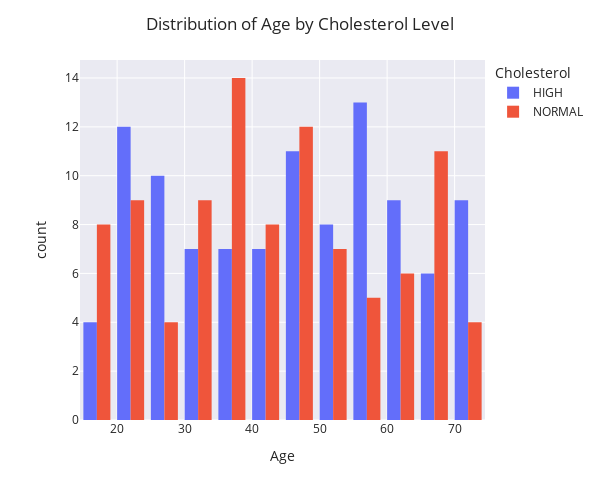

Notebook code for this chart:
### Markdown cell above
DrugX are taken by equal numbers of males and females. DrugY mostly taken by females. DrugA, DrugB and drugC are mostly taken by male patients.

### Code cell
fig = px.histogram(drug_df, x='Age',color='Cholesterol', height=500, width=600)
fig.update_layout(
    template="seaborn",barmode='group', xaxis={'categoryorder':'total descending'},
    title='Distribution of Age by Cholesterol Level')
fig

### Figure 1 — Plotly figure (JSON) as saved in the notebook; plotly's stock layout.template omitted (floating-point values rounded to 4 significant figures)
{"data": [{"alignmentgroup": "True", "bingroup": "x", "hovertemplate": "Cholesterol=HIGH<br>Age=%{x}<br>count=%{y}<extra></extra>", "legendgroup": "HIGH", "marker": {"color": "#636efa", "pattern": {"shape": ""}}, "name": "HIGH", "offsetgroup": "HIGH", "orientation": "v", "showlegend": true, "type": "histogram", "x": [23, 47, 47, 28, 61, 22, 49, 41, 60, 47, 43, 74, 50, 43, 23, 63, 48, 33, 31, 45, 74, 53, 15, 73, 23, 37, 68, 23, 28, 58, 26, 40, 34, 60, 29, 54, 70, 28, 24, 36, 19, 60, 64, 32, 47, 59, 51, 69, 62, 29, 56, 58, 56, 45, 28, 56, 22, 42, 23, 50, 51, 40, 61, 28, 34, 36, 66, 32, 70, 24, 42, 55, 35, 69, 39, 61, 22, 68, 49, 53, 59, 30, 38, 58, 57, 20, 28, 73, 25, 39, 67, 59, 18, 70, 47, 58, 23, 72, 72, 46, 56, 16, 52], "xaxis": "x", "yaxis": "y"}, {"alignmentgroup": "True", "bingroup": "x", "hovertemplate": "Cholesterol=NORMAL<br>Age=%{x}<br>count=%{y}<extra></extra>", "legendgroup": "NORMAL", "marker": {"color": "#EF553B", "pattern": {"shape": ""}}, "name": "NORMAL", "offsetgroup": "NORMAL", "orientation": "v", "showlegend": true, "type": "histogram", "x": [43, 34, 16, 69, 32, 57, 47, 28, 49, 39, 18, 49, 65, 46, 32, 39, 39, 58, 50, 50, 66, 67, 62, 24, 68, 65, 60, 38, 24, 67, 45, 68, 17, 18, 41, 31, 26, 26, 32, 38, 37, 50, 41, 42, 36, 20, 15, 31, 22, 37, 72, 47, 35, 65, 20, 67, 32, 15, 53, 19, 35, 47, 52, 49, 74, 51, 49, 64, 60, 74, 37, 26, 61, 49, 55, 72, 37, 31, 34, 57, 43, 21, 16, 51, 45, 39, 41, 42, 48, 22, 20, 36, 57, 65, 64, 23, 40], "xaxis": "x", "yaxis": "y"}], "layout": {"barmode": "group", "height": 500, "legend": {"title": {"text": "Cholesterol"}, "tracegroupgap": 0}, "margin": {"t": 60}, "title": {"text": "Distribution of Age by Cholesterol Level"}, "width": 600, "xaxis": {"anchor": "y", "categoryorder": "total descending", "domain": [0, 1], "title": {"text": "Age"}}, "yaxis": {"anchor": "x", "domain": [0, 1], "title": {"text": "count"}}}}
